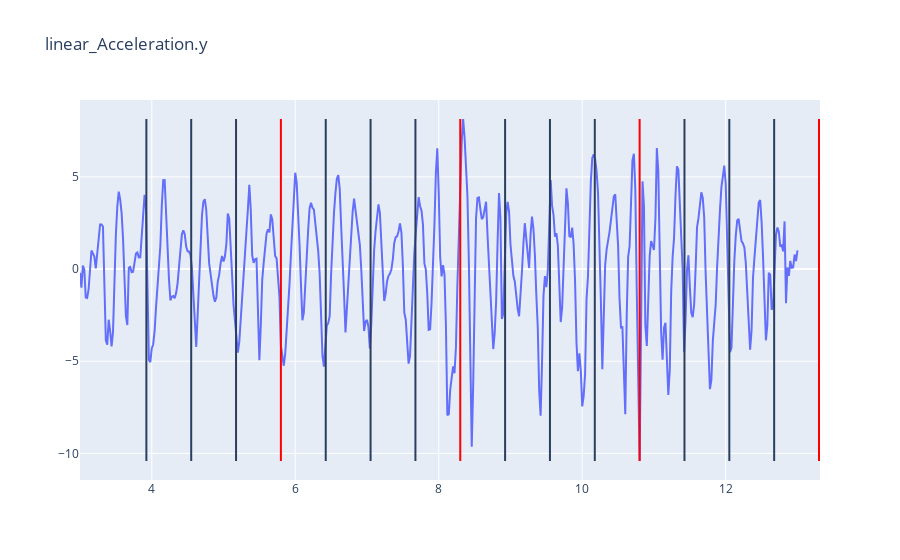

This figure's notebook cell:
### Code cell
def plot_series_with_beats(df_id, axis_id, first_peak: int = -1):
    df = cut_dfs[df_id]
    sd = song_data[df_id]
    axis = axis_combinations[axis_id]
    
    
    fig = go.Figure()
    fig.add_trace(go.Scatter(
        y = df[axis],
        x = df['time']/1000,
        mode = 'lines',
        name=axis
    ))

    ymin = df[axis].min()
    ymax = df[axis].max()

    # generate beat definitions
    shapes = []
    count = 0
    i = df['time'].min()

    if first_peak != -1:
        peak = peaks_per_df[df_id][axis_id][first_peak]
        i = peak

    while i < df['time'].max():
        count += 1
        i += int(sd['time_between_beats'] * 1000)
        shapes.append(dict(type= 'line', xref= 'x', x0 =i/1000.0, x1 = i/1000.0, y0= ymin, y1= ymax))
        if count % sd['time_signature'] == 0:
            shapes[-1]['line'] = dict(color="Red")
            # we color every fourth beat red to show how long a bar is (maybe misleading since this
            # is not necessarily the start or end of a bar


    fig.update_layout(title=axis, shapes = shapes)
    fig.show()

plot_series_with_beats(0, 1, 0)

### Figure 1 — Plotly figure (JSON) as saved in the notebook; plotly's stock layout.template omitted (floating-point values rounded to 4 significant figures; data arrays with more than 128 entries replaced by an {"elided": "..."} marker saying what was removed)
{"data": [{"mode": "lines", "name": "linear_Acceleration.y", "type": "scatter", "x": {"elided": "501 float values"}, "y": {"elided": "501 float values"}}], "layout": {"shapes": [{"type": "line", "x0": 3.925, "x1": 3.925, "xref": "x", "y0": -10.41, "y1": 8.142}, {"type": "line", "x0": 4.55, "x1": 4.55, "xref": "x", "y0": -10.41, "y1": 8.142}, {"type": "line", "x0": 5.175, "x1": 5.175, "xref": "x", "y0": -10.41, "y1": 8.142}, {"line": {"color": "Red"}, "type": "line", "x0": 5.8, "x1": 5.8, "xref": "x", "y0": -10.41, "y1": 8.142}, {"type": "line", "x0": 6.425, "x1": 6.425, "xref": "x", "y0": -10.41, "y1": 8.142}, {"type": "line", "x0": 7.05, "x1": 7.05, "xref": "x", "y0": -10.41, "y1": 8.142}, {"type": "line", "x0": 7.675, "x1": 7.675, "xref": "x", "y0": -10.41, "y1": 8.142}, {"line": {"color": "Red"}, "type": "line", "x0": 8.3, "x1": 8.3, "xref": "x", "y0": -10.41, "y1": 8.142}, {"type": "line", "x0": 8.925, "x1": 8.925, "xref": "x", "y0": -10.41, "y1": 8.142}, {"type": "line", "x0": 9.55, "x1": 9.55, "xref": "x", "y0": -10.41, "y1": 8.142}, {"type": "line", "x0": 10.18, "x1": 10.18, "xref": "x", "y0": -10.41, "y1": 8.142}, {"line": {"color": "Red"}, "type": "line", "x0": 10.8, "x1": 10.8, "xref": "x", "y0": -10.41, "y1": 8.142}, {"type": "line", "x0": 11.43, "x1": 11.43, "xref": "x", "y0": -10.41, "y1": 8.142}, {"type": "line", "x0": 12.05, "x1": 12.05, "xref": "x", "y0": -10.41, "y1": 8.142}, {"type": "line", "x0": 12.68, "x1": 12.68, "xref": "x", "y0": -10.41, "y1": 8.142}, {"line": {"color": "Red"}, "type": "line", "x0": 13.3, "x1": 13.3, "xref": "x", "y0": -10.41, "y1": 8.142}], "title": {"text": "linear_Acceleration.y"}}}
